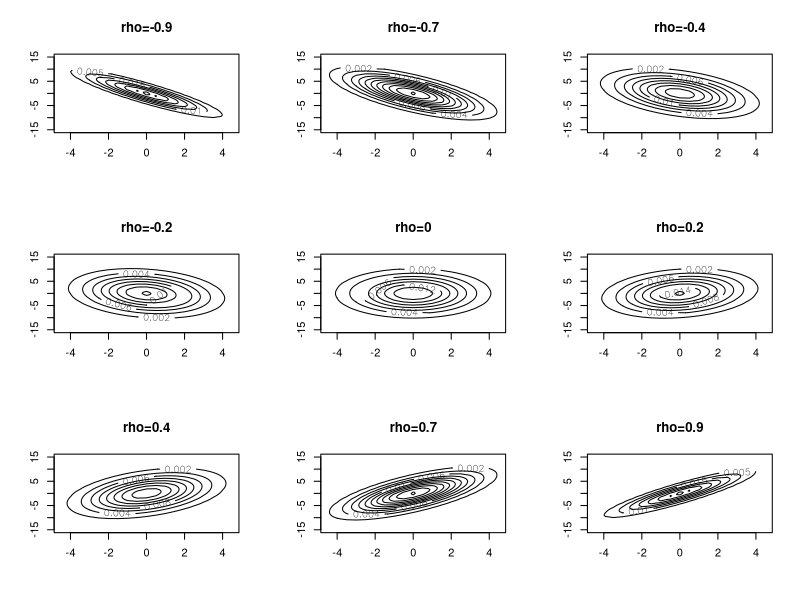

Source code (R):
densidad<-function(x1,x2,mu1,mu2,sigma){
f<-matrix(NA,length(x1),length(x2))
for(i in 1:length(x1)){
for(j in 1:length(x2)){
f[i,j]<-1/(2*pi)*det(sigma)^{-0.5}*exp(-t(c(x1[i],x2[j])-c(mu1,mu2))%*%solve(sigma)%*%(c(x1[i],x2[j])-c(mu1,mu2))/2)
}
}
f
}

##
mu1<-mu2<-0

## las varianzas
sig1<-matrix(c(4,-4,-4,25),2,2)
x1<-seq(mu1-2*sig1[1,1],mu1+2*sig1[1,1],by=0.5)
y1<-seq(mu2-2*sig1[2,2],mu2+2*sig1[2,2],by=0.5)
f1<-densidad(x1,y1,mu1,mu2,sig1)
rho1=sig1[1,2]/(sqrt(sig1[1,1])*sqrt(sig1[2,2]))

## las varianzas
sig2<-matrix(c(4,4,4,25),2,2)
x2<-seq(mu1-2*sig2[1,1],mu1+2*sig2[1,1],by=0.5)
y2<-seq(mu2-2*sig2[2,2],mu2+2*sig2[2,2],by=0.5)
f2<-densidad(x2,y2,mu1,mu2,sig2)
rho2=sig2[1,2]/(sqrt(sig2[1,1])*sqrt(sig2[2,2]))


## las varianzas
sig3<-matrix(c(4,-2,-2,25),2,2)
x3<-seq(mu1-2*sig3[1,1],mu1+2*sig3[1,1],by=0.5)
y3<-seq(mu2-2*sig3[2,2],mu2+2*sig3[2,2],by=0.5)
f3<-densidad(x3,y3,mu1,mu2,sig3)
rho3=sig3[1,2]/(sqrt(sig3[1,1])*sqrt(sig3[2,2]))


## las varianzas
sig4<-matrix(c(4,2,2,25),2,2)
x4<-seq(mu1-2*sig4[1,1],mu1+2*sig4[1,1],by=0.5)
y4<-seq(mu2-2*sig4[2,2],mu2+2*sig4[2,2],by=0.5)
f4<-densidad(x4,y4,mu1,mu2,sig4)
rho4=sig4[1,2]/(sqrt(sig4[1,1])*sqrt(sig4[2,2]))


## las varianzas
sig5<-matrix(c(4,9,9,25),2,2)
x5<-seq(mu1-2*sig5[1,1],mu1+2*sig5[1,1],by=0.5)
y5<-seq(mu2-2*sig5[2,2],mu2+2*sig5[2,2],by=0.5)
f5<-densidad(x5,y5,mu1,mu2,sig5)
rho5=sig5[1,2]/(sqrt(sig5[1,1])*sqrt(sig5[2,2]))


## las varianzas
sig7<-matrix(c(4,-9,-9,25),2,2)
x7<-seq(mu1-2*sig7[1,1],mu1+2*sig7[1,1],by=0.5)
y7<-seq(mu2-2*sig7[2,2],mu2+2*sig7[2,2],by=0.5)
f7<-densidad(x7,y7,mu1,mu2,sig7)
rho7=sig7[1,2]/(sqrt(sig7[1,1])*sqrt(sig7[2,2]))


## las varianzas
sig8<-matrix(c(4,7,7,25),2,2)
x8<-seq(mu1-2*sig8[1,1],mu1+2*sig8[1,1],by=0.5)
y8<-seq(mu2-2*sig8[2,2],mu2+2*sig8[2,2],by=0.5)
f8<-densidad(x8,y8,mu1,mu2,sig8)
rho8=sig8[1,2]/(sqrt(sig8[1,1])*sqrt(sig8[2,2]))

## las varianzas
sig<-matrix(c(4,-7,-7,25),2,2)
x<-seq(mu1-2*sig[1,1],mu1+2*sig[1,1],by=0.5)
y<-seq(mu2-2*sig[2,2],mu2+2*sig[2,2],by=0.5)
f<-densidad(x,y,mu1,mu2,sig)
rho=sig[1,2]/(sqrt(sig[1,1])*sqrt(sig[2,2]))


## las varianzas
sig6<-matrix(c(4,0,0,25),2,2)
x6<-seq(mu1-2*sig6[1,1],mu1+2*sig6[1,1],by=0.5)
y6<-seq(mu2-2*sig6[2,2],mu2+2*sig6[2,2],by=0.5)
f6<-densidad(x6,y6,mu1,mu2,sig6)
rho6=sig6[1,2]/(sqrt(sig6[1,1])*sqrt(sig6[2,2]))


par(mfrow=c(3,3))

contour(x7,y7,f7,xlim=c(-4.5,4.5),ylim=c(-15,15),main="rho=-0.9")
contour(x,y,f,xlim=c(-4.5,4.5),ylim=c(-15,15),main="rho=-0.7")
contour(x1,y1,f1,xlim=c(-4.5,4.5),ylim=c(-15,15),main="rho=-0.4")
contour(x3,y3,f3,xlim=c(-4.5,4.5),ylim=c(-15,15),main="rho=-0.2")
contour(x6,y6,f6,xlim=c(-4.5,4.5),ylim=c(-15,15),main="rho=0")
contour(x4,y4,f4,xlim=c(-4.5,4.5),ylim=c(-15,15),main="rho=0.2")
contour(x2,y2,f2,xlim=c(-4.5,4.5),ylim=c(-15,15),main="rho=0.4")
contour(x8,y8,f8,xlim=c(-4.5,4.5),ylim=c(-15,15),main="rho=0.7")
contour(x5,y5,f5,xlim=c(-4.5,4.5),ylim=c(-15,15),main="rho=0.9")

